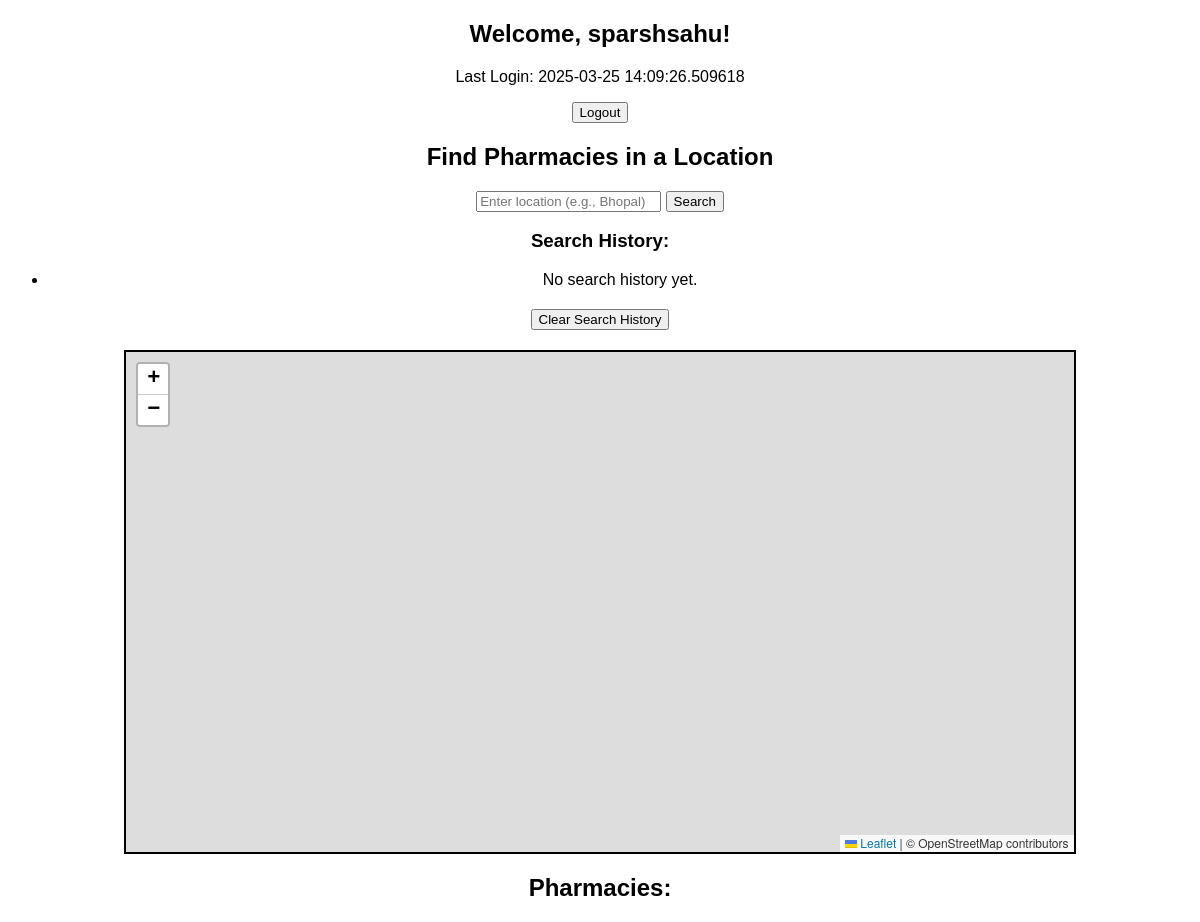
The app's page /dashboard/ (signed in), older data.
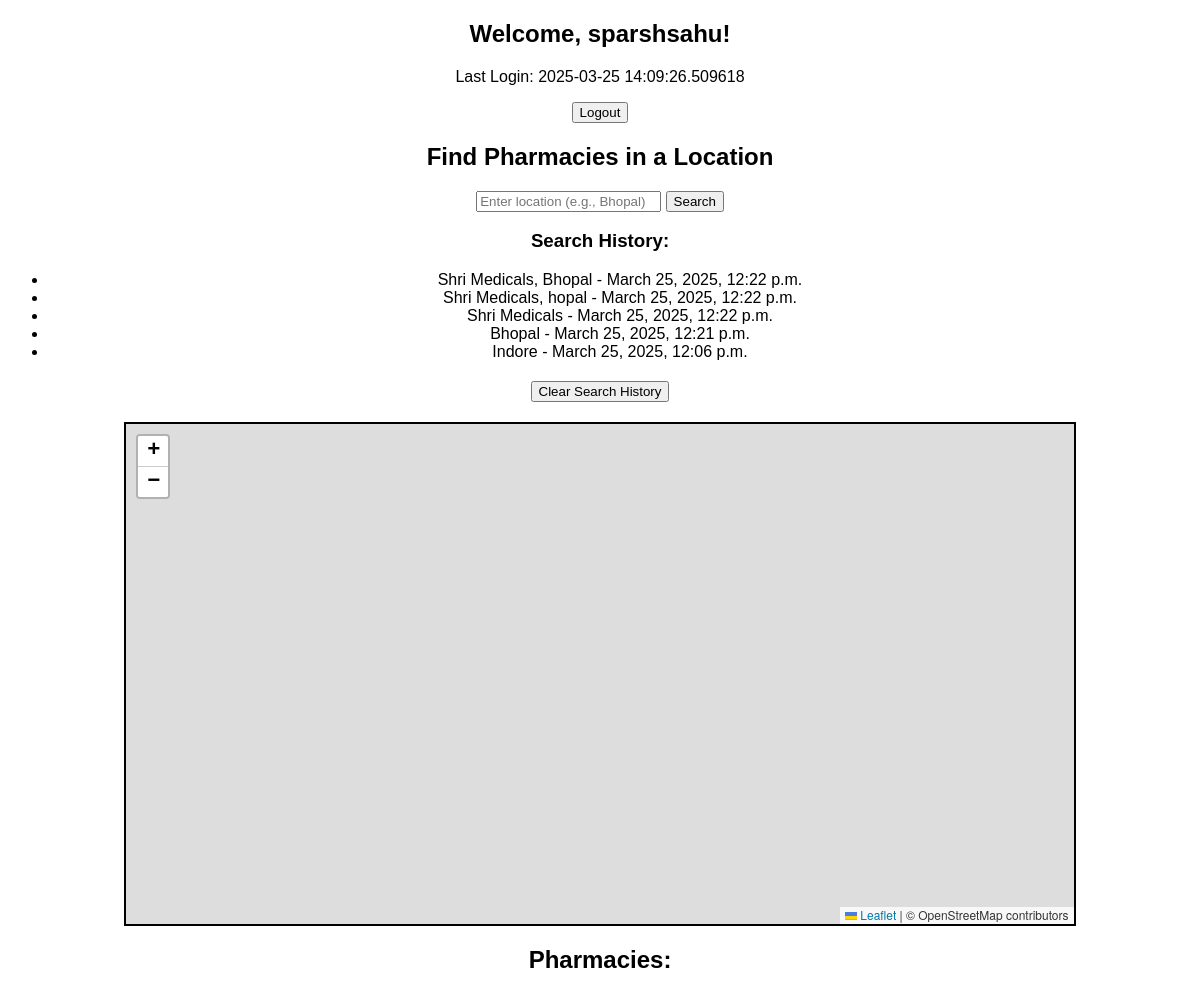
The same page, newer data.
### OSM_maps/models.py (models this page shows, shortened)
class SearchHistory(models.Model):
    user = models.ForeignKey(User, on_delete=models.CASCADE, related_name='search_history')
    query = models.CharField(max_length=255)
    timestamp = models.DateTimeField(auto_now_add=True)
    class Meta:
        ordering = ['-timestamp']
        verbose_name_plural = 'Search Histories'

### OSM_maps/views.py (the view)
# urls.py: path("dashboard/", dashboard_view, name="dashboard"),
@login_required
def dashboard_view(request):
    user = request.user
    login_history = UserLoginHistory.objects.filter(user=user).order_by('-login_timestamp')[:10]
    search_history = SearchHistory.objects.filter(user=user).order_by('-timestamp')[:10]
    last_login = request.session.get("last_login", "No login history")
    return render(request, "user_auth/dashboard.html", {
        "user": user,
        "last_login": last_login,
        "search_history": search_history,
    })

### OSM_maps/templates/user_auth/dashboard.html (shortened to what this page needs)
<!DOCTYPE html>
<html lang="en">
<head>
    <link rel="stylesheet" href="/static/OSM_maps/style.css">
    <link rel="stylesheet" href="https://unpkg.com/leaflet/dist/leaflet.css" />
</head>
<body>
    <header>
        <h2>Welcome, {{ user.username }}!</h2>
        <p>Last Login: {{ last_login|default:"First login" }}</p>
        <a href="{% url 'logout' %}"><button>Logout</button></a>
    </header>
    <section>
        <h1>Find Pharmacies in a Location</h1>
        <form id="locationForm">
            <input type="text" id="locationInput" placeholder="Enter location (e.g., Bhopal)" required>
            <button type="submit">Search</button>
        </form>
    </section>
    <section>
        <h3>Search History:</h3>
        <ul>
            {% for item in search_history %}
                <li>{{ item.query }} - {{ item.timestamp }}</li>
            {% empty %}
                <li>No search history yet.</li>
            {% endfor %}
        </ul>
        <form action="{% url 'clear_search_history' %}" method="post">
            <button type="submit">Clear Search History</button>
        </form>
    </section>
    <section>
        <div id="map"></div>
    </section>
    <section>
        <h2>Pharmacies:</h2>
    </section>
</body>
</html>

### OSM_maps/static/OSM_maps/style.css (style rules this page uses)
body { font-family: Arial, sans-serif; text-align: center; }
#map { height: 500px; width: 80%; margin: 20px auto; border: 2px solid #000; }
form { margin-top: 20px; }

Row changes from the older to the newer data that the page shows:
added SearchHistory: query "Shri Medicals, Bhopal", timestamp "March 25, 2025, 12:22 p.m."
added SearchHistory: query "Shri Medicals, hopal", timestamp "March 25, 2025, 12:22 p.m."
added SearchHistory: query "Shri Medicals", timestamp "March 25, 2025, 12:22 p.m."
added SearchHistory: query "Bhopal", timestamp "March 25, 2025, 12:21 p.m."
added SearchHistory: query "Indore", timestamp "March 25, 2025, 12:06 p.m."
Text that changed along with them:
text no longer shown: "No search history yet."
